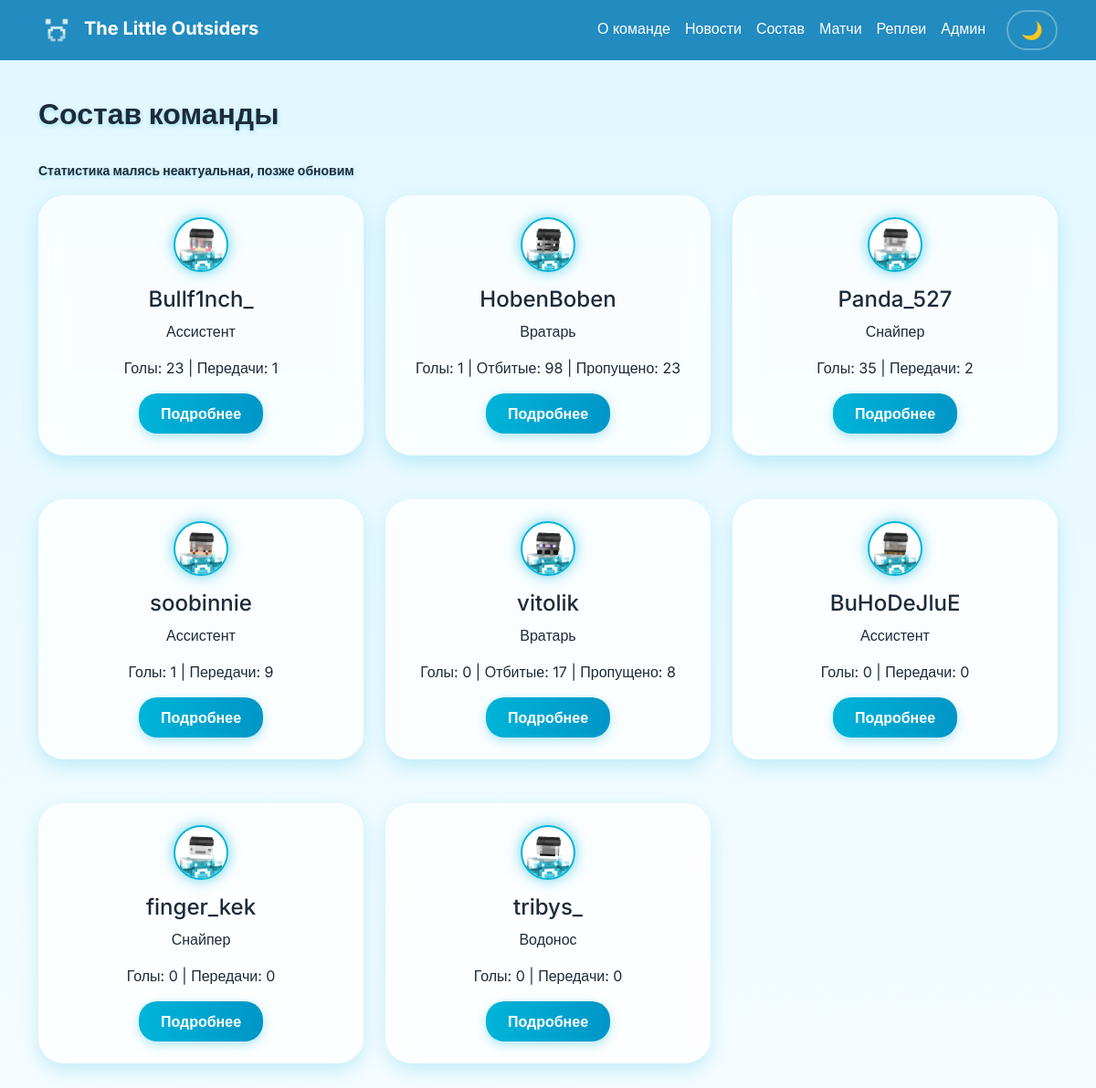
The app's page /team with its own data.
### tables this page shows
CREATE TABLE players (
                id INTEGER PRIMARY KEY,
                name TEXT NOT NULL,
                role TEXT NOT NULL,
                goals INTEGER DEFAULT 0,
                assists INTEGER DEFAULT 0,
                saves INTEGER DEFAULT 0,
                conceded INTEGER DEFAULT 0,
                bio TEXT
            );

### app.py (the view)
@app.route("/team")
def team():
    con = db()
    players = con.execute("SELECT id, name, role, goals, assists, saves, conceded, bio FROM players").fetchall()
    con.close()
    return render_template("team.html", players=players)

### app.py (called while the page is built)
def db():
    return sqlite3.connect(DB_PATH)

@app.template_filter('player_image')
def player_image_filter(name):
    filename = f"{name}.png"
    filepath = os.path.join('images', 'players', filename)
    full_path = os.path.join(app.static_folder, filepath)
    if os.path.isfile(full_path):
        return url_for('static', filename=filepath)
    else:
        return url_for('static', filename='images/players/default.png')

### templates/team.html (shortened to what this page needs)
{% extends "base.html" %}
{% block content %}
<h2 class="section-title">Состав команды</h2>
<small class="section-title">Статистика малясь неактуальная, позже обновим</small>
<div class="row">
{% for p in players %}
    <div class="col-md-4 mb-4">
        <div class="card-modern text-center">
            <img src="{{ p[1] | player_image }}" alt="{{ p[1] }}" class="player-thumbnail mb-3">
            <h4>{{ p[1] }}</h4>
            <p>
                {% if p[2] == 'goalie' %}
                    Вратарь
                {% elif p[2] == 'assistant' %}
                    Ассистент
                {% elif p[2] == 'sniper' %}
                    Снайпер
                {% elif p[2] == 'vodonos' %}
                    Водонос
                {% endif %}
            </p>
            <p>
                {% if p[2] == 'goalie' %}
                    Голы: {{ p[3] }} | Отбитые: {{ p[5] }} | Пропущено: {{ p[6] }}
                {% else %}
                    Голы: {{ p[3] }} | Передачи: {{ p[4] }}
                {% endif %}
            </p>
            <a href="/player/{{ p[0] }}" class="btn btn-modern">
                Подробнее
            </a>
        </div>
    </div>
{% endfor %}
</div>
{% endblock %}

### templates/base.html (shortened to what this page needs)
<!DOCTYPE html>
<html lang="ru">
<head>
<link href="https://cdn.jsdelivr.net/npm/bootstrap@5.3.2/dist/css/bootstrap.min.css" rel="stylesheet">
<link rel="stylesheet" href="https://cdn.jsdelivr.net/npm/bootstrap-icons@1.11.3/font/bootstrap-icons.min.css">
<link href="/static/css/style.css" rel="stylesheet">
</head>
<body>
<nav class="navbar navbar-expand-lg navbar-dark">
<div class="container">
<a class="navbar-brand fw-bold" href="/"><img src="/static/images/transparentlogooutsiders.png">The Little Outsiders</a>
<div id="nav" class="collapse navbar-collapse">
<ul class="navbar-nav ms-auto">
<li class="nav-item"><a class="nav-link" href="/about">О команде</a></li>
<li class="nav-item"><a class="nav-link" href="/news">Новости</a></li>
<li class="nav-item"><a class="nav-link" href="/team">Состав</a></li>
<li class="nav-item"><a class="nav-link" href="/matches">Матчи</a></li>
<li class="nav-item"><a class="nav-link" href="/replays">Реплеи</a></li>
<li class="nav-item"><a class="nav-link" href="/login">Админ</a></li>
<li class="nav-item">
    <button class="theme-toggle" id="theme-toggle" title="Сменить тему">🌙</button>
</li>
</ul>
</div>
</div>
</nav>
<div class="container main-container">
{% block content %}{% endblock %}
</div>
</body>
</html>

### static/css/style.css (style rules this page uses)
:root { --bg-gradient-start: #e0f7ff; --bg-gradient-end: #f5fcff; --card-bg: rgba(255, 255, 255, 0.75); --text-color: #1e2a3a; --navbar-bg: rgba(0, 120, 180, 0.85); --accent: #00b4d8; --accent-hover: #0096c7; --border-color: #cfefff; --shadow: 0 8px 20px rgba(0, 180, 216, 0.2); --glow: 0 0 15px rgba(0, 180, 216, 0.6); --text-muted: #4a5568; --input-bg: rgba(255, 255, 255, 0.2); }
body { font-family: 'Inter', sans-serif; background: linear-gradient(180deg, var(--bg-gradient-start), var(--bg-gradient-end)); min-height: 100vh; margin: 0; color: var(--text-color); transition: background 0.4s ease, color 0.3s ease; }
.navbar { background: var(--navbar-bg); backdrop-filter: blur(12px); transition: background 0.3s ease; }
.navbar-brand, .nav-link { color: white !important; transition: 0.2s; }
.theme-toggle { background: none; border: 2px solid rgba(255,255,255,0.3); border-radius: 30px; padding: 6px 14px; color: white; font-size: 1.2rem; cursor: pointer; transition: 0.3s; margin-left: 15px; }
.main-container { margin-top: 40px; }
.card-modern { background: var(--card-bg); backdrop-filter: blur(15px); border-radius: 28px !important; padding: 24px; margin-bottom: 24px; border: none; color: var(--text-color); transition: transform 0.3s ease, box-shadow 0.3s ease, background 0.3s ease; box-shadow: var(--shadow); }
.btn-modern { background: linear-gradient(90deg, var(--accent), var(--accent-hover)); color: white; border-radius: 20px !important; border: none; padding: 10px 24px; font-weight: 600; transition: 0.25s; box-shadow: 0 4px 12px rgba(0,180,216,0.3); }
.section-title { font-weight: 700; margin-bottom: 30px; color: var(--text-color); text-shadow: 0 2px 5px rgba(0,180,216,0.3); }
.fade-in { animation: fade 0.7s cubic-bezier(0.2, 0.9, 0.3, 1); }
a, button { transition: all 0.2s ease; }
.navbar-brand img { height: 40px; width: auto; margin-right: 10px; vertical-align: middle; border-radius: 8px; transition: 0.2s; }
.navbar { z-index: 10; }
.player-thumbnail { width: 60px !important; height: 60px !important; object-fit: cover; border-radius: 50%; border: 2px solid var(--accent); box-shadow: var(--glow); transition: transform 0.2s; background-color: var(--card-bg); display: block; margin: 0 auto 10px; }

### records on screen
players: name (picture), name "Bullf1nch_", role "Ассистент", goals "23", assists "1"
players: name (picture), name "HobenBoben", role "Вратарь", goals "1", saves "98", conceded "23"
players: name (picture), name "Panda_527", role "Снайпер", goals "35", assists "2"
players: name (picture), name "soobinnie", role "Ассистент", goals "1", assists "9"
players: name (picture), name "vitolik", role "Вратарь", goals "0", saves "17", conceded "8"
players: name (picture), name "BuHoDeJluE", role "Ассистент", goals "0", assists "0"
players: name (picture), name "finger_kek", role "Снайпер", goals "0", assists "0"
players: name (picture), name "tribys_", role "Водонос", goals "0", assists "0"
